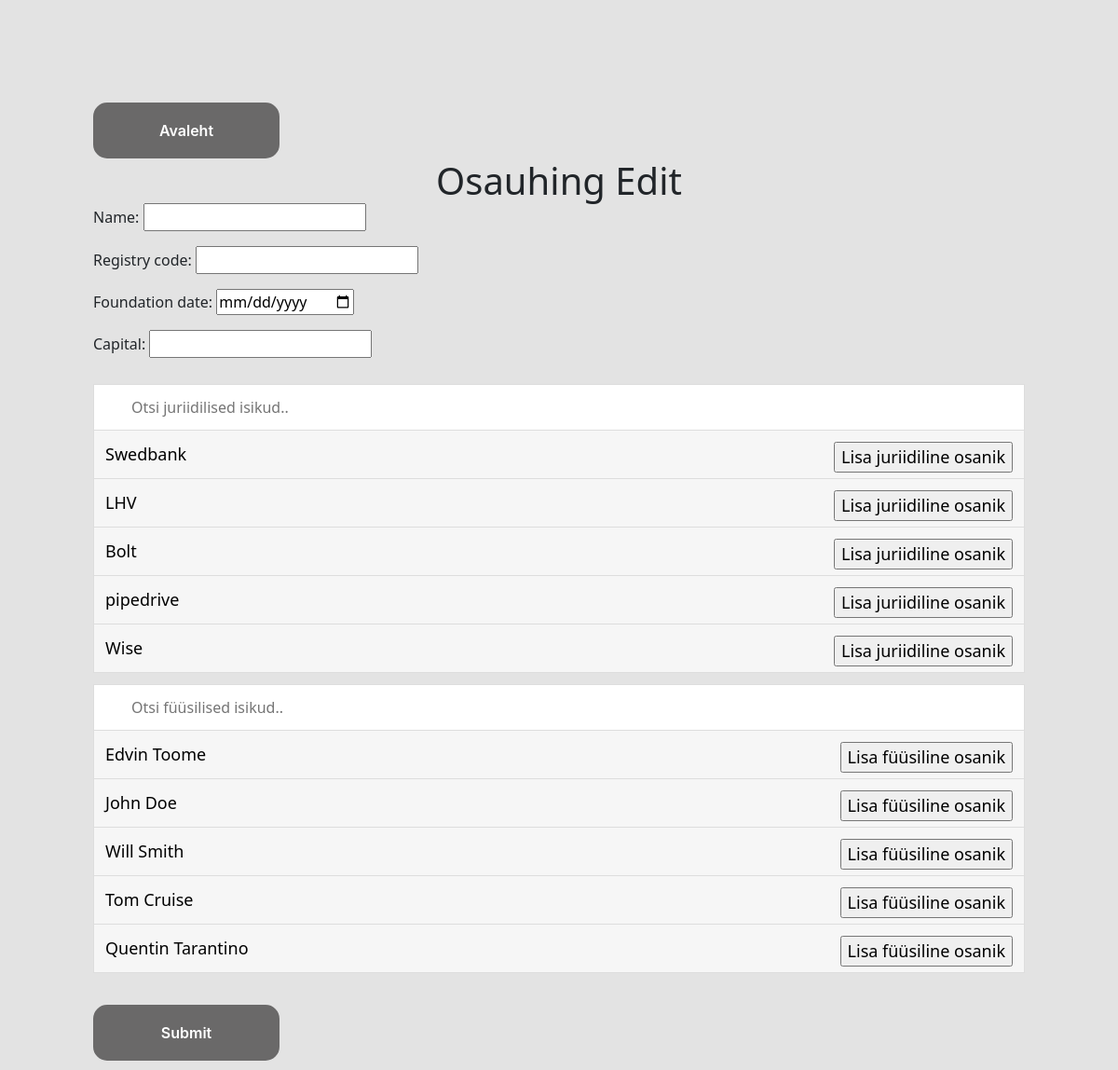
The app's page /new with its own data.
### osauhing/models.py (models this page shows)
class InitialLegalPartner(models.Model):
    name = models.CharField(max_length=100, validators=[MinLengthValidator(3), alphanumeric])
    registry_code = models.CharField(max_length=7, validators=[MinLengthValidator(7), numeric])
    def __str__(self):
        return self.name

class InitialPhysicalPartner(models.Model):
    first_name = models.CharField(max_length=100, validators=[MinLengthValidator(2), alphanumeric])
    last_name = models.CharField(max_length=100, validators=[MinLengthValidator(2), alphanumeric])
    personal_code = models.CharField(max_length=12,validators=[MinLengthValidator(11), numeric])
    def __str__(self):
        return self.first_name + ' ' + self.last_name

### osauhing/views.py (the view, shortened to what this page needs)
# urls.py: path('new', views.OsauhingCreate.as_view(), name='osauhing_new'),
class OsauhingCreate(CreateView):
    model = Osauhing
    def get_context_data(self, **kwargs):
        context = super(OsauhingCreate, self).get_context_data(**kwargs)
        context['legalpartners_formset'] = LegalPartnerFormset(prefix='legalpartners_formset')
        context['physicalpartners_formset'] = PhysicalPartnerFormset(prefix='physicalpartners_formset')
        context['all_legal_partners'] = InitialLegalPartner.objects.all()
        context['all_physical_partners'] = InitialPhysicalPartner.objects.all()
        return context
    form_class = CreateOsauhingForm
    template = 'osauhing/osauhing_form.html'

### osauhing/forms.py
class CreateOsauhingForm(forms.ModelForm):
    class Meta:
        model = Osauhing
        fields = ['name', 'registry_code', 'foundation_date', 'capital']
    name = forms.CharField()
    registry_code = forms.CharField()
    foundation_date = forms.DateField(widget=DateInput)
    capital = forms.DecimalField()

### osauhing/templates/osauhing/osauhing_form.html (shortened to what this page needs)
<link href="https://cdn.jsdelivr.net/npm/bootstrap@5.2.3/dist/css/bootstrap.min.css" rel="stylesheet">
<link rel="stylesheet" href="{{ STATIC_URL }} /static/osauhing/style.css">
<button class="button-27"onclick="location.href='/';">Avaleht</button>
<h1>Osauhing Edit</h1>
<form method="post">{% csrf_token %}
    {{ form.as_p }}
    <input type="text" id="myInput" onkeyup="myFunction()" placeholder="Otsi juriidilised isikud.." title="Type in a name">
    <ul id="myUL">
    {% for legal_partner in all_legal_partners %}
    <li id="myli" ><a href="#" id="mya" >{{ legal_partner }} <input type="button" value="Lisa juriidiline osanik" style="float:right" onclick="add_legal_partner_info('{{legal_partner}}')"  id="btn_add_legal_partner"/></a>
    </li>
{% endfor %}
</ul>
<input type="text" id="myphysicalInput" onkeyup="myPhysicalFunction()" placeholder="Otsi füüsilised isikud.." title="Type in a name">
<ul id="myphysicalUL">
{% for physical_partner in all_physical_partners %}
<li id="myphysicalli"><a href="#" id="myphysicala" >{{ physical_partner }} <input type="button" style="float:right" value="Lisa füüsiline osanik" onclick="add_physical_partner_info('{{physical_partner}}')"  id="btn_add_physical_partner"/></a>
</li>
{% endfor %}
</ul>
<div id="legalpartners">
</div>
<div id="physicalpartners">
</div>
    <input type="submit" class="button-27" value="Submit" />
</form>

### osauhing/static/osauhing/style.css (style rules this page uses)
form { width: 1000px; margin: 0 auto !important; background-color: rgb(227, 227, 227) !important; margin-bottom: 10px !important; }
table, h1 { width: 1000px !important; margin: 0 auto !important; background-color: rgb(227, 227, 227) !important; text-align:center; }
.button-27 { appearance: none; background-color: #6a6969; border: 2px solid #6a6969; border-radius: 15px; box-sizing: border-box; color: #FFFFFF; cursor: pointer; display: inline-block; font-family: Roobert,-apple-system,BlinkMacSystemFont,"Segoe UI",Helvetica,Arial,sans-serif,"Apple Color Emoji","Segoe UI Emoji","Segoe UI Symbol"; font-size: 16px; font-weight: 600; line-height: normal; margin: 0; margin-top: 10px; min-height: 60px; min-width: 0; max-width: 200px; max-height: 100px; outline: none; padding: 16px 24px; text-align: center; text-decoration: none; transition: all 300ms cubic-bezier(.23, 1, 0.32, 1); user-select: none; -webkit-user-select: none; touch-action: manipulation; width: 100%; will-change: transform; }
#myInput, #myphysicalInput { background-position: 10px 12px; background-repeat: no-repeat; width: 100%; font-size: 16px; padding: 12px 20px 12px 40px; border: 1px solid #ddd; margin-top: 12px; }
#myUL, #myphysicalUL { list-style-type: none; padding: 0; margin: 0; }
#myUL li a, #myphysicalUL li a { border: 1px solid #ddd; margin-top: -1px; background-color: #f6f6f6; padding: 12px; text-decoration: none; font-size: 18px; color: black; display: block }
div { padding: 6px; }

### records on screen
InitialLegalPartner: name "Swedbank"
InitialLegalPartner: name "LHV"
InitialLegalPartner: name "Bolt"
InitialLegalPartner: name "pipedrive"
InitialLegalPartner: name "Wise"
InitialPhysicalPartner: first_name+last_name "Edvin Toome"
InitialPhysicalPartner: first_name+last_name "John Doe"
InitialPhysicalPartner: first_name+last_name "Will Smith"
InitialPhysicalPartner: first_name+last_name "Tom Cruise"
InitialPhysicalPartner: first_name+last_name "Quentin Tarantino"
